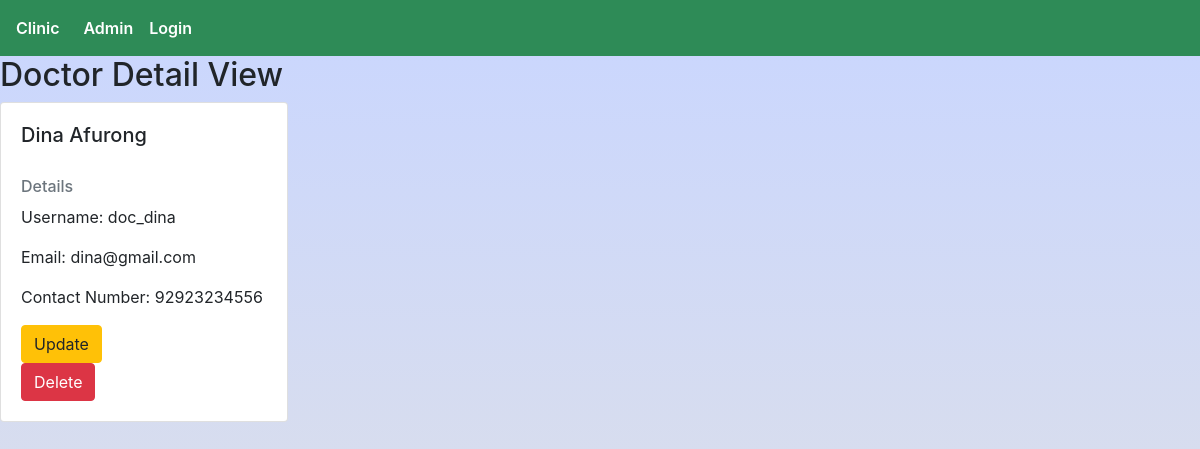
Page /doctor/1/ on the committed database.
### doctor/models.py (models this page shows, shortened)
class Doctor(models.Model):
    user = models.OneToOneField(User,on_delete=models.CASCADE)
    is_doctor = models.BooleanField(default=True)
    contact_number = models.PositiveIntegerField()
    profile_picture = models.ImageField(blank=True)

### doctor/views.py (the view)
# urls.py: path('<slug:pk>/',views.Doctor_detailview.as_view(),name='doctor_detail'),
class Doctor_detailview(generic.DetailView):
    template_name = 'doctor/doctors_detail.html'
    model = Doctor
    context_object_name = 'doctor_detail'

### templates/doctor/doctors_detail.html
{% extends 'core/base.html' %}
{% block body_block %}
<h2>Doctor Detail View</h2>
<div class="card" style="width: 18rem;">
    <div class="card-body">
      <h5 class="card-title">{{doctor_detail.user.first_name | title}} {{doctor_detail.user.last_name | title}}</h5>
      <br>
      <h6 class="card-subtitle mb-2 text-muted">Details</h6>
      <p class="card-text">Username: {{doctor_detail.user.username}}</p>
      <p class="card-text">Email: {{doctor_detail.user.email}}</p>
      <p class="card-text">Contact Number: {{doctor_detail.contact_number}}</p>
      <a href="{% url 'doctor:doctor_update' pk=doctor_detail.user.id %}" class="btn btn-warning">Update</a>
      <br>
      <a href="{% url 'doctor:doctor_delete' pk=doctor_detail.id%}" class="btn btn-danger">Delete</a>
    </div>
  </div>
{% endblock body_block %}

### static/css/main.css (style rules this page uses)
html, body { margin: 0; padding: 0; box-sizing: border-box; height: 100%; background: #C9D6FF; background: -webkit-linear-gradient(to top, #E2E2E2, #C9D6FF); background: linear-gradient(to top, #E2E2E2, #C9D6FF); }

### rows in the picture
Doctor: user.first_name "Dina", user.last_name "Afurong", user.username "doc_dina", user.email "dina@gmail.com", contact_number "92923234556"
